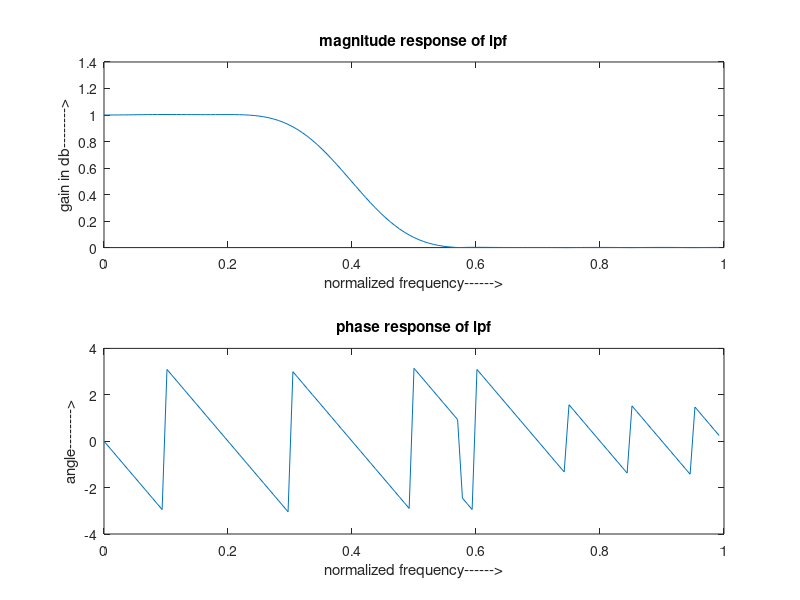

The MATLAB source for this figure:
clc;
clear;
close all;
n=20;
fp=200;
fq=300;
fs=1000;
fn=2*fp/fs;
window=hamming(n+1);
b=fir1(n,fn,window);
[H, W]=freqz(b,1,128);

subplot(2,1,1);
plot(W/pi,abs(H));
title('magnitude response of lpf');
ylabel('gain in db-------->');
xlabel('normalized frequency------>');

subplot(2,1,2);
plot(W/pi,angle(H));
title('phase response of lpf');
ylabel('angle-------->');
xlabel('normalized frequency------>');
